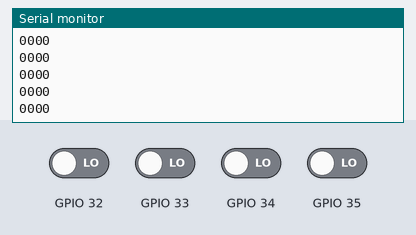
Simulated run of this sketch. Board: ESP32. Shown: the last lines printed to the serial monitor. Inputs (shaded band) come from the test bench; at power-on: GPIO 32–35 LOW.

Above: at 1.2 s.
1.3 s: GPIO 32 driven HIGH
At 1.31 s:
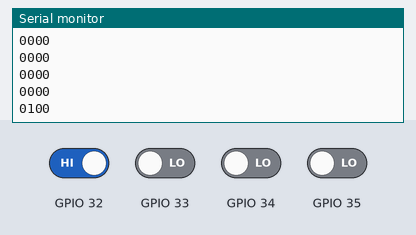
2.8 s: GPIO 33 driven HIGH
At 2.81 s:
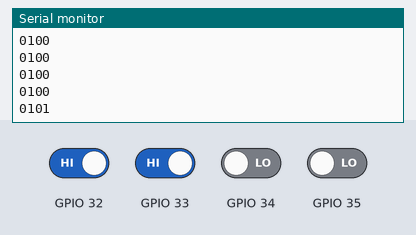
4.3 s: GPIO 34 driven HIGH
At 4.31 s:
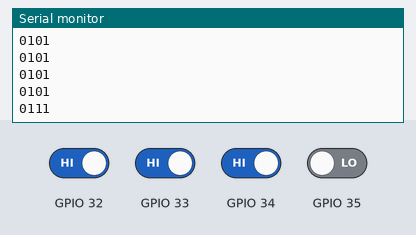
5.8 s: GPIO 35 driven HIGH
At 5.81 s:
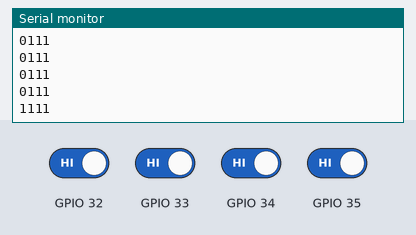
7.3 s: GPIO 32 driven LOW
At 7.31 s:
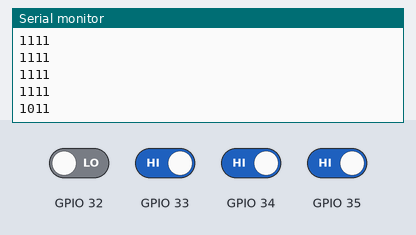
8.8 s: GPIO 33 driven LOW
At 8.81 s:
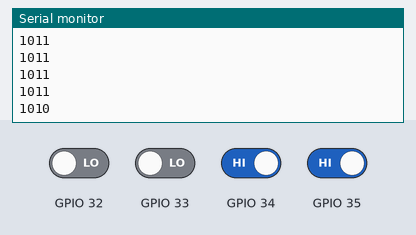
Timing chart, 0 to 11.3 s (numbered marks = the images above; inputs shaded):
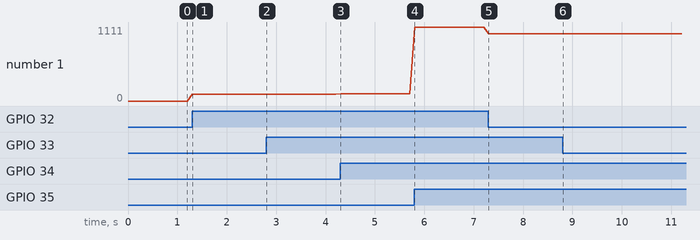

The sketch:

reciver.ino
```cpp
void setup() {
  Serial.begin(115200);

  pinMode(34, INPUT);
  pinMode(35, INPUT);
  pinMode(32, INPUT);
  pinMode(33, INPUT);


}

void loop() {
  int a = digitalRead(34);
  int b = digitalRead(35);
  int c = digitalRead(32);
  int d = digitalRead(33);


  Serial.print(b);
  Serial.print("");
  Serial.print(c);
  Serial.print("");
  Serial.print(a);
  Serial.print("");
  Serial.print(d);
  Serial.println("");
  delay(100);

}
```

Measured:
- after the input at 1.3 s, the serial monitor: prints a new line at once (image 1)
- after the input at 2.8 s, the serial monitor: prints a new line at once (image 2)
- after the input at 4.3 s, the serial monitor: prints a new line at once (image 3)
- after the input at 5.8 s, the serial monitor: prints a new line at once (image 4)
- after the input at 7.3 s, the serial monitor: prints a new line at once (image 5)
- after the input at 8.8 s, the serial monitor: prints a new line at once (image 6)
- plotted number 1: 0 → 100 after the input at 1.3 s, 100 → 101 after the input at 2.8 s, 101 → 111 after the input at 4.3 s, 111 → 1111 after the input at 5.8 s, 1111 → 1011 after the input at 7.3 s
